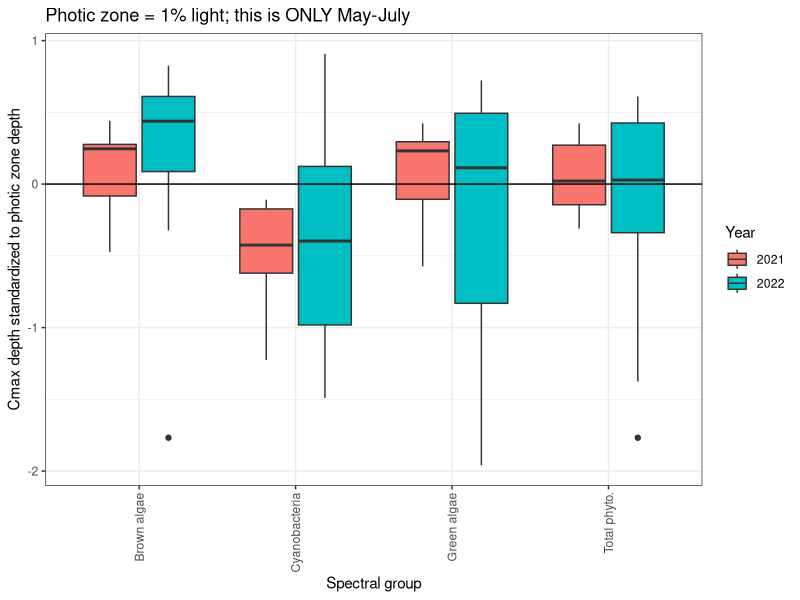

Generate this figure with R: (Note: this script raises an error after producing the figure.)
## ---- chunk 1
#load packages
library(tidyverse)
library(lubridate)

flo_metrics <- read.csv("../Processed_data/Fluora_bvr.csv")%>%
  mutate(Date = as.Date(Date))

# Make a directory for Figures if there isn't one
if (!dir.exists("../Figs")){dir.create("../Figs")}
## ---- chunk 2
#read in light attenuation calculations and look @ Cmax relative to pz depth
pz <- read_csv("../Processed_data/attenuation_calc.csv") %>%
  mutate(Date = date(Date))

Cmax <- read.csv("../Processed_data/FP_CmaxDepth.csv")
Cmax <- tibble(Cmax) %>%
  mutate(Date = date(Date))

cmpz <- left_join(Cmax, pz, by = "Date") %>%
  mutate(green_rel_pz = (Zeu-CmaxDepth_GreenAlgae_ugL)/Zeu,
         cyano_rel_pz = (Zeu-CmaxDepth_Bluegreens_ugL)/Zeu,
         brown_rel_pz = (Zeu-CmaxDepth_BrownAlgae_ugL)/Zeu,
         crypto_rel_pz = (Zeu-CmaxDepth_MixedAlgae_ugL)/Zeu,
         total_rel_pz = (Zeu-CmaxDepth_TotalConc_ugL)/Zeu,
         green_rel_pz_0.1 = (Zeu_0.1-CmaxDepth_GreenAlgae_ugL)/Zeu_0.1,
         cyano_rel_pz_0.1 = (Zeu_0.1-CmaxDepth_Bluegreens_ugL)/Zeu_0.1,
         brown_rel_pz_0.1 = (Zeu_0.1-CmaxDepth_BrownAlgae_ugL)/Zeu_0.1,
         crypto_rel_pz_0.1 = (Zeu_0.1-CmaxDepth_MixedAlgae_ugL)/Zeu_0.1,
         total_rel_pz_0.1 = (Zeu_0.1-CmaxDepth_TotalConc_ugL)/Zeu_0.1) %>%
  select(-(CmaxDepth_GreenAlgae_ugL:r2))%>%
  filter(!is.na(Zeu)) %>%
  mutate(Year = year(Date)) %>%
  gather(green_rel_pz:total_rel_pz_0.1, key = "spectral_group", value = "Cmax_depth_rel_pz") %>%
  mutate(pz_calc = ifelse(grepl("0.1",spectral_group),"0.1%","1%"))

#data wrangling to plot
Cmax_plot <- Cmax %>%
  mutate(Year = year(Date)) %>%
  gather(CmaxDepth_GreenAlgae_ugL:CmaxDepth_TotalConc_ugL, key = "spectral_group", value = "Cmax_depth")

cmpz_1 <- cmpz %>% filter(pz_calc == "1%")
cmpz_0.1 <- cmpz %>% filter(pz_calc == "0.1%")

#data wrangling to plot Zeu
pz_plot <- pz %>%
  mutate(Year = year(Date)) %>%
  filter(Year %in% c(2021,2022)) %>%
  select(-(I0:r2)) %>%
  gather(Zeu:Zeu_0.1, key = "perc_light", value = "pz_depth")

jpeg("../Figs/SI_Cmax_depth_pz_1.jpeg", res = 300, width = 6, height = 4, units = "in")
ggplot(data = subset(cmpz_1, cmpz_1$spectral_group != "crypto_rel_pz"), aes(x = spectral_group, y = Cmax_depth_rel_pz, fill = as.factor(Year)))+
  geom_boxplot()+
  geom_hline(yintercept = 0)+
  theme_bw()+
  ggtitle("Photic zone = 1% light; this is ONLY May-July")+
  xlab("Spectral group")+
  ylab("Cmax depth standardized to photic zone depth")+
  labs(fill = "Year")+
  theme(axis.text.x = element_text(angle = 90, vjust = 0.5, hjust=1))+
  scale_x_discrete(labels=c("green_rel_pz" = "Green algae", "cyano_rel_pz" = "Cyanobacteria",
                              "brown_rel_pz" = "Brown algae", "total_rel_pz" = "Total phyto."))
dev.off()

## ---- chunk 3
# dominance of cyanobacteria during study period
dom <- flo_metrics %>%
  select(-Reservoir, -Site) %>%
  mutate(Date = date(DateTime)) %>%
  filter((Date >= "2021-05-01" & Date <= "2021-09-01") | (Date >= "2022-05-01" & Date <= "2022-09-01")) %>%
  group_by(Date) %>%
  summarize(GreenAlgae_ugL = mean(GreenAlgae_ugL, na.rm = TRUE),
            Bluegreens_ugL = mean(Bluegreens_ugL, na.rm = TRUE),
            BrownAlgae_ugL = mean(BrownAlgae_ugL, na.rm = TRUE),
            MixedAlgae_ugL = mean(MixedAlgae_ugL, na.rm = TRUE),
            TotalConc_ugL = mean(TotalConc_ugL, na.rm = TRUE)) %>%
  mutate(prop_ga = GreenAlgae_ugL/TotalConc_ugL,
         prop_bg = Bluegreens_ugL/TotalConc_ugL,
         prop_ba = BrownAlgae_ugL/TotalConc_ugL,
         prop_ma = MixedAlgae_ugL/TotalConc_ugL) %>%
  rowwise() %>%
  mutate(dom = max(c(prop_ga, prop_bg, prop_ba, prop_ma))) %>%
  rowwise() %>%
  mutate(dom_group = ifelse(dom == prop_ga, "GreenAlgae",
                            ifelse(dom == prop_bg, "Bluegreens",
                                   ifelse(dom == prop_ba, "BrownAlgae",
                                          ifelse(dom == prop_ma, "MixedAlgae","zombies")))))

dom %>%
  count(dom_group) %>% 
  ungroup() %>% 
  mutate(perc = 100*(n/sum(n)))
